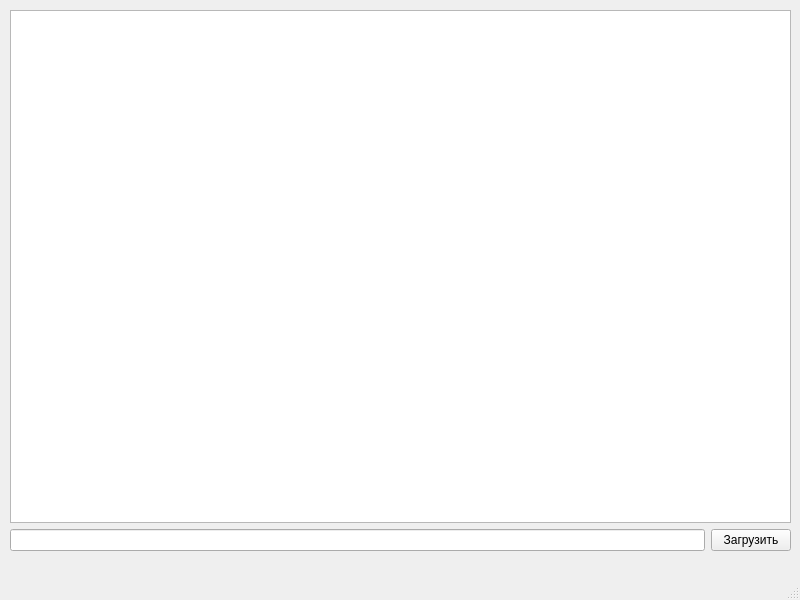
<?xml version="1.0" encoding="UTF-8"?>
<ui version="4.0">
 <class>MainWindow</class>
 <widget class="QMainWindow" name="MainWindow">
  <property name="geometry">
   <rect>
    <x>0</x>
    <y>0</y>
    <width>800</width>
    <height>600</height>
   </rect>
  </property>
  <property name="windowTitle">
   <string>MainWindow</string>
  </property>
  <widget class="QWidget" name="centralwidget">
   <widget class="QWidget" name="">
    <property name="geometry">
     <rect>
      <x>10</x>
      <y>10</y>
      <width>781</width>
      <height>541</height>
     </rect>
    </property>
    <layout class="QGridLayout" name="gridLayout">
     <item row="0" column="0">
      <widget class="QTextBrowser" name="textBrowser"/>
     </item>
     <item row="1" column="0">
      <layout class="QHBoxLayout" name="horizontalLayout">
       <item>
        <widget class="QLineEdit" name="lineEdit"/>
       </item>
       <item>
        <widget class="QPushButton" name="pushButton">
         <property name="text">
          <string>Загрузить</string>
         </property>
        </widget>
       </item>
      </layout>
     </item>
    </layout>
   </widget>
  </widget>
  <widget class="QMenuBar" name="menubar">
   <property name="geometry">
    <rect>
     <x>0</x>
     <y>0</y>
     <width>800</width>
     <height>21</height>
    </rect>
   </property>
  </widget>
  <widget class="QStatusBar" name="statusbar"/>
 </widget>
 <resources/>
 <connections/>
</ui>
